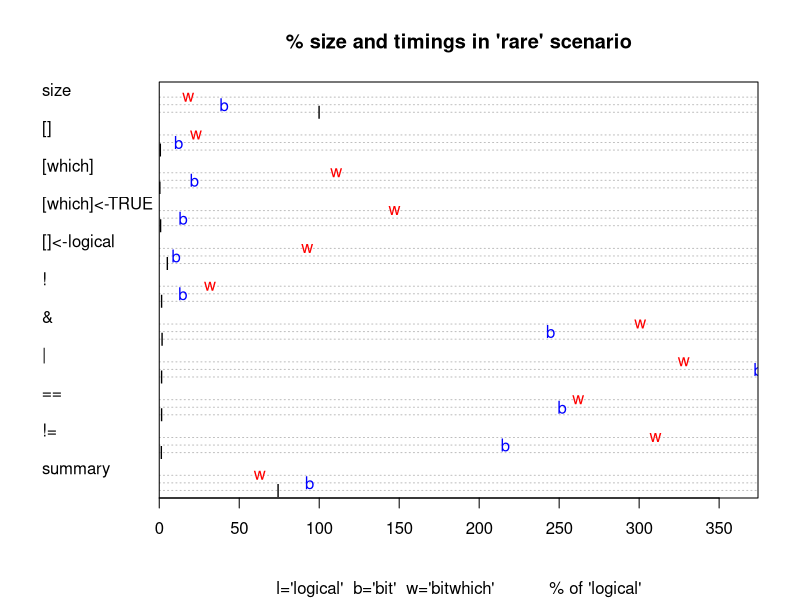
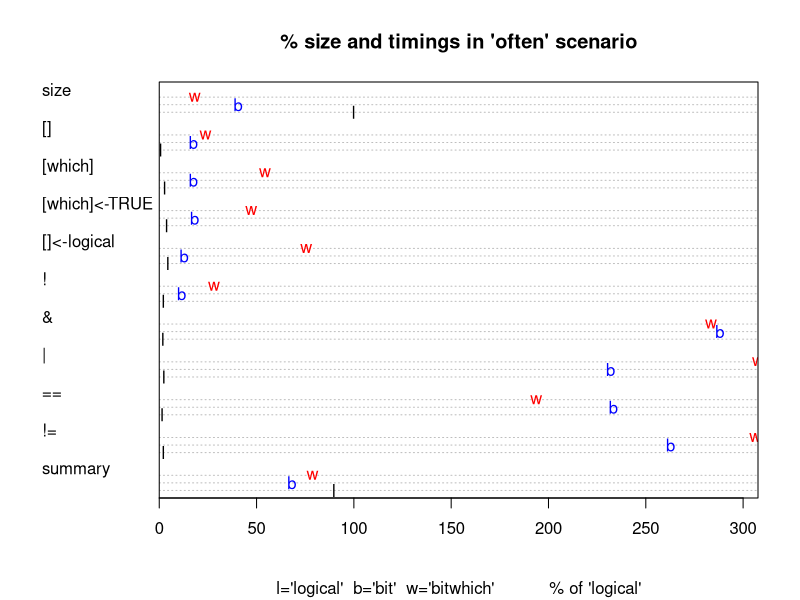
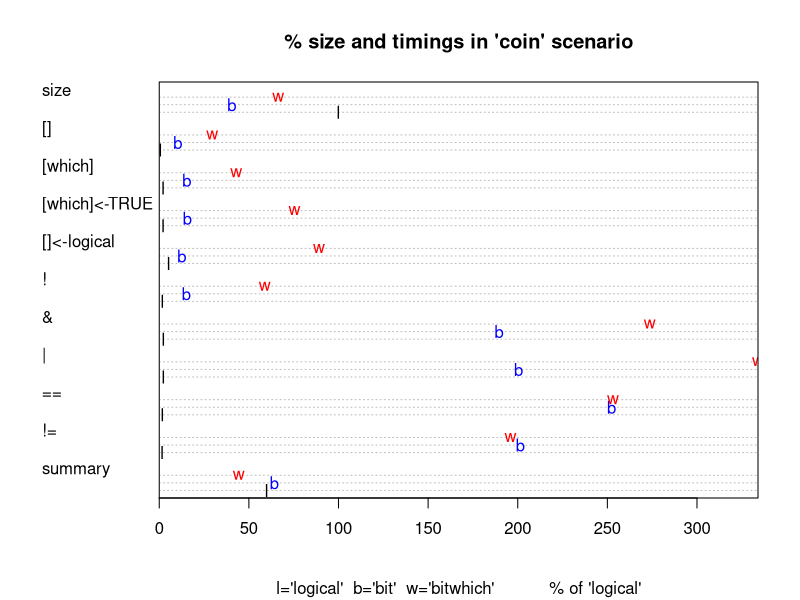
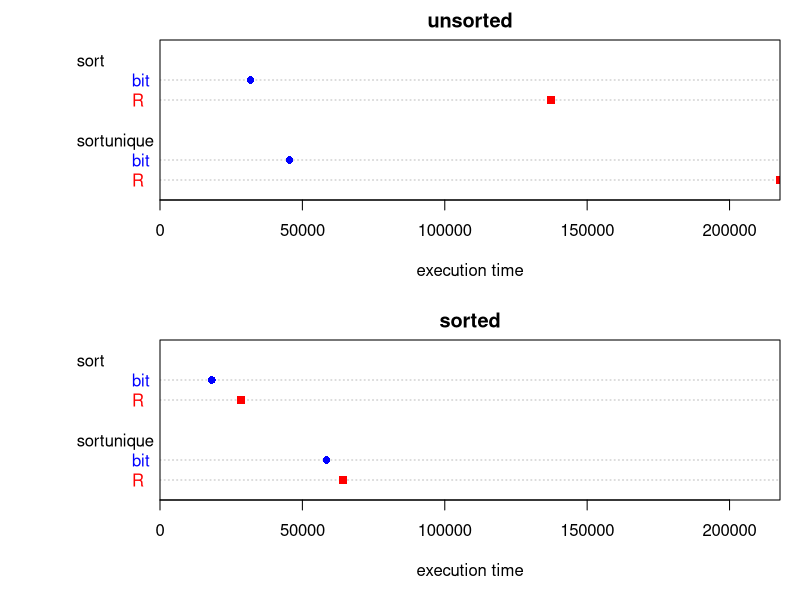
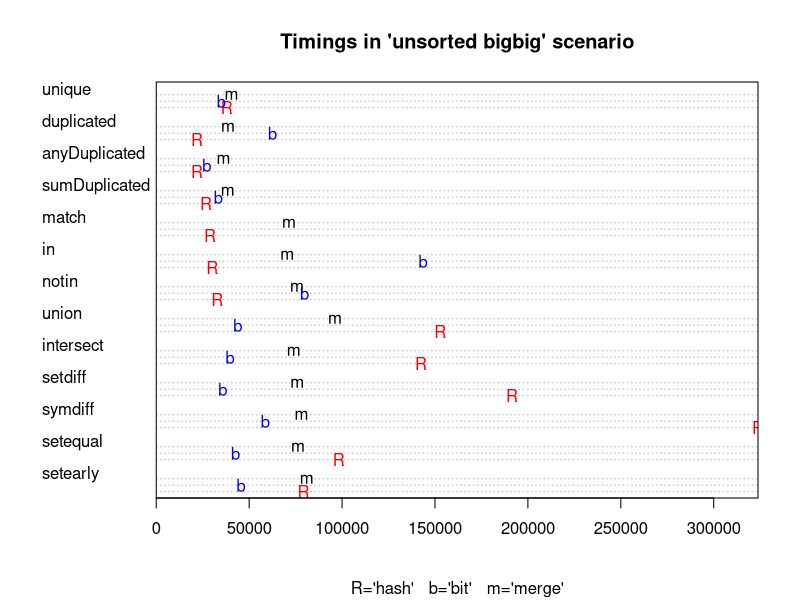
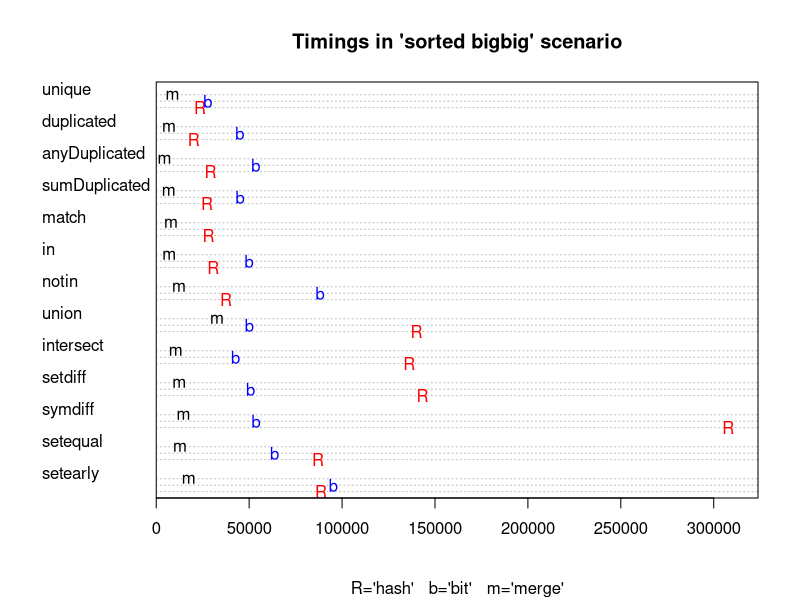

Source code (R) for these figures, in order:
## ---- chunk 1
knitr::opts_chunk$set(collapse = TRUE, comment = "#>")
require(bit)
require(microbenchmark)
Domain <- c(small=1e2, big=1e3)
Sample <- c(small=1e2, big=1e3)
#Domain <- c(small=1e1, big=1e2)
#Sample <- c(small=1e1, big=1e2)
times <- 5
## ---- chunk 2
a <- 1L
b <- 1e7L
i <- sample(a:b,1e3)
x <- c(
  R = median(microbenchmark((a:b)[-i], times=times)$time)
, bit = median(microbenchmark(bit_rangediff(c(a,b), i), times=times)$time)
, merge = median(microbenchmark(merge_rangediff(c(a,b), bit_sort(i)), times=times)$time)
)
knitr::kable(as.data.frame(as.list(x/x["R"]*100)), caption="% of time relative to R", digits=1)
## ---- chunk 3
knitr::kable(
  data.frame(coin="random 50%", often="random 99%", rare="random 1%", chunk="contiguous chunk of 5%")
  , caption="selection characteristic")
## ---- chunk 4
B <- booltypes[c("logical","bit","bitwhich","which","ri")]
M <- c("size", "[]", "[which]", "[which]<-TRUE", "[]<-logical", "!", "&", "|", "==", "!=", "summary")
G <- list(
  coin = function(n)sample(c(FALSE, TRUE), n, replace=TRUE, prob=c(0.5,0.5))
, often = function(n)sample(c(FALSE, TRUE), n, replace=TRUE, prob=c(0.01,0.99))
, rare = function(n)sample(c(FALSE, TRUE), n, replace=TRUE, prob=c(0.99,0.01))
, chunk = function(n)ri(n%/%20,2L*n%/%20,n)
)
X <- vector("list", length(B)*length(G))
dim(X) <- c(booltype=length(B), data=length(G))
dimnames(X) <- list(booltype=names(B), data=names(G))
tim <- array(NA
             , dim=c(booltype=length(B), metric=length(M), data=length(G))
             , dimnames=list(booltype=names(B), metric=M, data=names(G))
             )
for (g in names(G)){
  x <- G[[g]](Sample[["big"]])
  if (g %in% c("coin","often","rare"))
    w <- as.which(as.logical(x))
  for (b in B){
    if (booltypes[[b]] < 'ri' || (b == 'ri' && g=='chunk')){
      X[[b,g]] <- as.booltype(x, b)
      if (g %in% c("coin","often","rare") && b %in% c("logical","bit","bitwhich")){
        l <- as.booltype(logical(Sample[["big"]]), b)
        tim[b,"[which]",g] <- median(microbenchmark(l[w], times=times)$time)
        tim[b,"[which]<-TRUE",g] <- median(microbenchmark(l[w]<-TRUE, times=times)$time)
        tim[b,"[]",g] <- median(microbenchmark(l[], times=times)$time)
        tim[b,"[]<-logical",g] <- median(microbenchmark(l[]<-x, times=times)$time)
      }
      tim[b,"size",g] <- object.size(X[[b,g]])
    }
  }
}
for (g in names(G)){
  for (b in c("logical","bit","bitwhich")){
    x <- X[[b,g]]
    if (!is.null(x)){
      tim[b,"!",g] <- median(microbenchmark(!x, times=times)$time)
      tim[b,"&",g] <- median(microbenchmark(x & x, times=times)$time)
      tim[b,"|",g] <- median(microbenchmark(x | x, times=times)$time)
      tim[b,"==",g] <- median(microbenchmark(x == x, times=times)$time)
      tim[b,"!=",g] <- median(microbenchmark(x != x, times=times)$time)
      tim[b,"summary",g] <- median(microbenchmark(summary.booltype(x), times=times)$time)
    }
  }
}
i <- match("size", M)
for(b in rev(names(B)))  # logical was in first position, so we do this last!
{
  tim[b,i,] <- 100 * tim[b,i,] / tim["logical",i,]
  tim[b,-i,] <- 100 * tim[b,-i,] / max(tim["logical",-i,], na.rm=TRUE)
}
#rm(X)
## ---- chunk 5
oldpar <- par(xaxs="i")
x <- tim[1:3,,"rare"]
dotchart(x, xlim=c(0,max(100, max(x))), labels="", pch=c("l","b","w"), col=c("black","blue","red"), main="% size and timings in 'rare' scenario", sub="l='logical'  b='bit'  w='bitwhich'           % of 'logical'")
par(oldpar)
## ---- chunk 6
oldpar <- par(xaxs="i")
x <- tim[1:3,,"often"]
dotchart(x, xlim=c(0,max(100, max(x))), labels="", pch=c("l","b","w"), col=c("black","blue","red"), main="% size and timings in 'often' scenario", sub="l='logical'  b='bit'  w='bitwhich'           % of 'logical'")
par(oldpar)
## ---- chunk 7
oldpar <- par(xaxs="i")
x <- tim[1:3,,"coin"]
dotchart(x, xlim=c(0,max(100, max(x))), labels="", pch=c("l","b","w"), col=c("black","blue","red"), main="% size and timings in 'coin' scenario", sub="l='logical'  b='bit'  w='bitwhich'           % of 'logical'")
par(oldpar)
## ---- chunk 8
knitr::kable(round(tim[,"size",], 1), caption="% bytes of logical")
## ---- chunk 9
knitr::kable(round(tim[,"[]",], 1), caption="% bytes of logical")
## ---- chunk 10
knitr::kable(round(tim[,"[]<-logical",], 1), caption="% bytes of logical")
## ---- chunk 11
knitr::kable(round(tim[,"[which]",], 1), caption="% bytes of logical")
## ---- chunk 12
knitr::kable(round(tim[,"[which]<-TRUE",], 1), caption="% bytes of logical")
## ---- chunk 13
knitr::kable(round(tim[,"!",], 1), caption="% time for Boolean NOT")
## ---- chunk 14
knitr::kable(round(tim[,"&",], 1), caption="% time for Boolean &")
## ---- chunk 15
knitr::kable(round(tim[,"|",], 1), caption="% time for Boolean |")
## ---- chunk 16
knitr::kable(round(tim[,"==",], 1), caption="% time for Boolean ==")
## ---- chunk 17
knitr::kable(round(tim[,"!=",], 1), caption="% time for Boolean !=")
## ---- chunk 18
knitr::kable(round(tim[,"summary",][1:2,1:2], 1), caption="% time for Boolean summary")
## ---- chunk 19
binaryDomain <- list(
    smallsmall = rep(Domain["small"], 2)
  , smallbig=Domain
  , bigsmall=rev(Domain)
  , bigbig=rep(Domain["big"], 2)
)
binarySample <- list(
    smallsmall = rep(Sample["small"], 2)
  , smallbig=Sample
  , bigsmall=rev(Sample)
  , bigbig=rep(Sample["big"], 2)
)

M <- c("R","bit","merge")
G <- c("sort","sortunique")
D <- c("unsorted","sorted")

sortM <- vector("list", length(M)*length(G))
dim(sortM) <- c(method=length(M), goal=length(G))
dimnames(sortM) <- list(method=M, goal=G)
sortM[["R","sort"]] <- sort
sortM[["R", "sortunique"]] <- function(x)sort(unique(x))
sortM[["bit","sort"]] <- bit_sort
sortM[["bit","sortunique"]] <- bit_sort_unique

timsort <- array(NA_integer_
             , dim=c(M=2, G=length(G), D=length(D), N=length(Domain)) 
             , dimnames=list(M=M[1:2], G=G, D=D, N=names(Domain)) 
             )
for(n in names(Domain)){
  x <- sample(Domain[[n]], Sample[[n]], replace = TRUE)
  d <- "unsorted"
  for (m in c("R","bit")){
    for (g in G){
      timsort[m,g,d,n] <- median(microbenchmark(sortM[[m,g]](x), times=times)$time)
    }
  }
  x <- bit_sort(x)
  d <- "sorted"
  for (m in 1:2){
    for (g in G){
      timsort[m,g,d,n] <- median(microbenchmark(sortM[[m,g]](x), times=times)$time)
    }
  }
}


binaryU <- c("match","in","notin","union","intersect","setdiff","symdiff","setequal","setearly")
binaryM <- vector("list", length(M)*length(binaryU))
dim(binaryM) <- c(method=length(M), task=length(binaryU))
dimnames(binaryM) <- list(method=M, task=binaryU)
binaryM[["R","match"]] <- match
binaryM[["merge","match"]] <- merge_match

binaryM[["R","in"]] <- get("%in%")
binaryM[["bit","in"]] <- bit_in
binaryM[["merge","in"]] <- merge_in

binaryM[["R","notin"]] <- function(x, y)!(x %in% y)
binaryM[["bit","notin"]] <- function(x, y)!bit_in(x,y)
binaryM[["merge","notin"]] <- merge_notin

binaryM[["R","union"]] <- union
binaryM[["bit","union"]] <- bit_union
binaryM[["merge","union"]] <- merge_union

binaryM[["R","intersect"]] <- intersect
binaryM[["bit","intersect"]] <- bit_intersect
binaryM[["merge","intersect"]] <- merge_intersect

binaryM[["R","setdiff"]] <- setdiff
binaryM[["bit","setdiff"]] <- bit_setdiff
binaryM[["merge","setdiff"]] <- merge_setdiff

binaryM[["R","symdiff"]] <- function(x,y)union(setdiff(x,y), setdiff(y,x))
binaryM[["bit","symdiff"]] <- bit_symdiff
binaryM[["merge","symdiff"]] <- merge_symdiff

binaryM[["R","setequal"]] <- function(x,y)setequal(x,x)  # we compare x to x which avoids early termination and hence 
binaryM[["bit","setequal"]] <- function(x,y)bit_setequal(x,x)
binaryM[["merge","setequal"]] <- function(x,y)merge_setequal(x,x)
  
binaryM[["R","setearly"]] <- function(x,y)setequal(x,y)  # we compare x to x which avoids early termination and hence 
binaryM[["bit","setearly"]] <- function(x,y)bit_setequal(x,y)
binaryM[["merge","setearly"]] <- function(x,y)merge_setequal(x,y)

unaryU <- c("unique","duplicated","anyDuplicated","sumDuplicated")
unaryM <- vector("list", length(M)*length(unaryU))
dim(unaryM) <- c(method=length(M), task=length(unaryU))
dimnames(unaryM) <- list(method=M, task=unaryU)
unaryM[["R","unique"]] <- unique
unaryM[["bit","unique"]] <- bit_unique
unaryM[["merge","unique"]] <- merge_unique
unaryM[["R","duplicated"]] <- duplicated
unaryM[["bit","duplicated"]] <- bit_duplicated
unaryM[["merge","duplicated"]] <- merge_duplicated
unaryM[["R","anyDuplicated"]] <- anyDuplicated
unaryM[["bit","anyDuplicated"]] <- bit_anyDuplicated
unaryM[["merge","anyDuplicated"]] <- merge_anyDuplicated
unaryM[["R","sumDuplicated"]] <- function(x)sum(duplicated(x))
unaryM[["bit","sumDuplicated"]] <- bit_sumDuplicated
unaryM[["merge","sumDuplicated"]] <- merge_sumDuplicated

tim <- array(NA_integer_
             , dim=c(M=length(M), U=length(unaryU)+length(binaryU), N=length(binaryDomain), D=length(D))
             , dimnames=list(M=M, U=c(unaryU,binaryU), N=names(binaryDomain), D=D)
             )

for(n in names(binaryDomain)){
  xnam <- names(binaryDomain[[n]])[1]
  ynam <- names(binaryDomain[[n]])[2]
  x <- sample(binaryDomain[[n]][1], binarySample[[n]][1], replace = FALSE)
  y <- sample(binaryDomain[[n]][2], binarySample[[n]][2], replace = FALSE)
  d <- "unsorted"
  if (length(x)==length(y))
  for (u in unaryU){
    for (m in setdiff(M,"merge")){
      f <- unaryM[[m,u]]
      if (!is.null(f))
        tim[m,u,n,d] <- median(microbenchmark(f(x), times=times)$time)
    }
  }
  for (u in binaryU){
    for (m in setdiff(M,"merge")){
      f <- binaryM[[m,u]]
      if (!is.null(f))
        tim[m,u,n,d] <- median(microbenchmark(f(x,y), times=times)$time)
    }
  }
  x <- bit_sort(x)
  y <- bit_sort(y)
  d <- "sorted"
  if (length(x)==length(y))
  for (u in unaryU){
    for (m in M){
      f <- unaryM[[m,u]]
      if (!is.null(f)){
        tim[m,u,n,d] <- median(microbenchmark(f(x), times=times)$time)
        # now plug-in measures for unsorted merge
        if (m == "merge") 
          tim["merge",u,n,"unsorted"] <- timsort["bit","sort","unsorted",xnam] +  tim["merge",u,n,"sorted"]
      }
    }
  }
  for (u in binaryU){
    for (m in M){
      f <- binaryM[[m,u]]
      if (!is.null(f)){
        tim[m,u,n,d] <- median(microbenchmark(f(x,y), times=times)$time)
        # now plug-in measures for unsorted merge
        if (m == "merge")
          tim["merge",u,n,"unsorted"] <- timsort["bit","sort","unsorted",xnam] + timsort["bit","sort","unsorted",ynam] + tim["merge",u,n,"sorted"]
      }
    }
  }
}
## ---- chunk 20
x <- timsort[,,,"big"]
#x <- 100 * x / max(x["R",,], na.rm=TRUE)
oldpar <- par(mfrow=c(2,1), mar=c(5,8,2,1), xaxs="i")
dotchart(x[,,"unsorted"], xlim=c(0, max(100, max(x))), xlab="execution time", main="unsorted", pch=15:16, col=c("red","blue"))
dotchart(x[,,"sorted"], xlim=c(0, max(100, max(x))), xlab="execution time", main="sorted", pch=15:16, col=c("red","blue"))
par(oldpar)
## ---- chunk 21
tim2 <- tim
for (n in names(binaryDomain))
  for (d in D)
    tim2[,,n,d] <- 100*tim[,,n,d]/max(tim["R",,n,d], na.rm=TRUE)
## ---- chunk 22
oldpar <- par(xaxs="i")
x <- tim[,,"bigbig","unsorted"]
dotchart(x, xlim=c(0,max(100,max(tim[,,"bigbig",], na.rm=TRUE))), labels="", pch=c("R","b","m"), col=c("red","blue","black"), main="Timings in 'unsorted bigbig' scenario", sub="R='hash'   b='bit'   m='merge'")
par(oldpar)
## ---- chunk 23
oldpar <- par(xaxs="i")
x <- tim[,,"bigbig","sorted"]
dotchart(x, xlim=c(0,max(tim[,,"bigbig",], na.rm=TRUE)), labels="", pch=c("R","b","m"), col=c("red","blue","black"), main="Timings in 'sorted bigbig' scenario", sub="R='hash'   b='bit'   m='merge'")
par(oldpar)
## ---- chunk 24
x <- 100*timsort["bit",,,]/timsort["R",,,]
s <- "sorted"
knitr::kable(x[,s,], caption=paste(s,"data relative to R's sort"), digits=1)
## ---- chunk 25
s <- "unsorted"
knitr::kable(x[,s,], caption=paste(s,"data relative to R's sort"), digits=1)
## ---- chunk 26
f <- function(u){
  n <- c("smallsmall","bigbig")
  x <- tim[c("bit","merge","merge"),u,n,]
  dimnames(x)$M[3] <- "sort"
  dimnames(x)$N <- c("small","big")
  x["sort",,"unsorted"] <- timsort["bit","sort","unsorted",]
  x["sort",,"sorted"] <- 0
  for (m in dimnames(x)$M)
    x[m,,] <- x[m,,] / tim["R",u,n,] * 100
  x
}
x <- f("unique")
s <- "sorted"
knitr::kable(x[,,s], caption=paste(s,"data relative to R"), digits=1)
## ---- chunk 27
s <- "unsorted"
knitr::kable(x[,,s], caption=paste(s,"data relative to R"), digits=1)
## ---- chunk 28
x <- f("duplicated")
s <- "sorted"
knitr::kable(x[,,s], caption=paste(s,"data relative to R"), digits=1)
## ---- chunk 29
s <- "unsorted"
knitr::kable(x[,,s], caption=paste(s,"data relative to R"), digits=1)
## ---- chunk 30
x <- f("anyDuplicated")
s <- "sorted"
knitr::kable(x[,,s], caption=paste(s,"data relative to R"), digits=1)
## ---- chunk 31
s <- "unsorted"
knitr::kable(x[,,s], caption=paste(s,"data relative to R"), digits=1)
## ---- chunk 32
x <- f("sumDuplicated")
s <- "sorted"
knitr::kable(x[,,s], caption=paste(s,"data relative to R"), digits=1)
## ---- chunk 33
s <- "unsorted"
knitr::kable(x[,,s], caption=paste(s,"data relative to R"), digits=1)
## ---- chunk 34
f <- function(u){
  x <- tim[c("bit","merge","merge"),u,,]
  dimnames(x)$M[3] <- "sort"
  s <- timsort["bit","sort","unsorted",]
  x["sort",,"unsorted"] <- rep(s, c(2,2)) + c(s,s)
  x["sort",,"sorted"] <- 0
  for (m in dimnames(x)$M)
    x[m,,] <- x[m,,] / tim["R",u,,] * 100
  x
}
x <- f("match")
s <- "sorted"
knitr::kable(x[,,s], caption=paste(s,"data relative to R"), digits=1)
## ---- chunk 35
s <- "unsorted"
knitr::kable(x[,,s], caption=paste(s,"data relative to R"), digits=1)
## ---- chunk 36
x <- f("in")
s <- "sorted"
knitr::kable(x[,,s], caption=paste(s,"data relative to R"), digits=1)
## ---- chunk 37
s <- "unsorted"
knitr::kable(x[,,s], caption=paste(s,"data relative to R"), digits=1)
## ---- chunk 38
x <- f("notin")
s <- "sorted"
knitr::kable(x[,,s], caption=paste(s,"data relative to R"), digits=1)
## ---- chunk 39
s <- "unsorted"
knitr::kable(x[,,s], caption=paste(s,"data relative to R"), digits=1)
## ---- chunk 40
x <- f("union")
s <- "sorted"
knitr::kable(x[,,s], caption=paste(s,"data relative to R"), digits=1)
## ---- chunk 41
s <- "unsorted"
knitr::kable(x[,,s], caption=paste(s,"data relative to R"), digits=1)
## ---- chunk 42
x <- f("intersect")
s <- "sorted"
knitr::kable(x[,,s], caption=paste(s,"data relative to R"), digits=1)
## ---- chunk 43
s <- "unsorted"
knitr::kable(x[,,s], caption=paste(s,"data relative to R"), digits=1)
## ---- chunk 44
x <- f("setdiff")
s <- "sorted"
knitr::kable(x[,,s], caption=paste(s,"data relative to R"), digits=1)
## ---- chunk 45
s <- "unsorted"
knitr::kable(x[,,s], caption=paste(s,"data relative to R"), digits=1)
## ---- chunk 46
x <- f("symdiff")
s <- "sorted"
knitr::kable(x[,,s], caption=paste(s,"data relative to R"), digits=1)
## ---- chunk 47
s <- "unsorted"
knitr::kable(x[,,s], caption=paste(s,"data relative to R"), digits=1)
## ---- chunk 48
x <- f("setequal")
s <- "sorted"
knitr::kable(x[,,s], caption=paste(s,"data relative to R"), digits=1)
## ---- chunk 49
s <- "unsorted"
knitr::kable(x[,,s], caption=paste(s,"data relative to R"), digits=1)
## ---- chunk 50
x <- f("setearly")
s <- "sorted"
knitr::kable(x[,,s], caption=paste(s,"data relative to R"), digits=1)
## ---- chunk 51
s <- "unsorted"
knitr::kable(x[,,s], caption=paste(s,"data relative to R"), digits=1)
